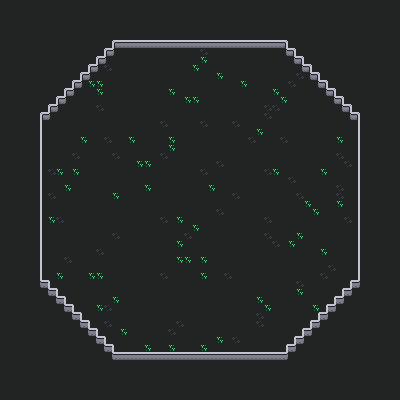

This is a level from a 2D game, rendered from its Tiled map with the project's own tilesets. A one-line summary and the map file follow, with tile-layer data summarised:
An orthogonal 50x50 tile map with 8x8 px tiles, 1 tile layer (Background).

<map version="1.10" tiledversion="1.10.2" orientation="orthogonal" renderorder="right-down" width="50" height="50" tilewidth="8" tileheight="8" infinite="0" nextlayerid="4" nextobjectid="1">
 <editorsettings>
  <export target="OneOnOneArena.json" format="json" />
 </editorsettings>
 <tileset firstgid="1" name="colored_tilemap_packed" tilewidth="8" tileheight="8" tilecount="160" columns="16">
  <image source="colored_tilemap_packed.png" width="128" height="80" />
  <tile id="0">
   <properties>
    <property name="wall" type="bool" value="true" />
   </properties>
  </tile>
  <tile id="1">
   <properties>
    <property name="wall" type="bool" value="true" />
   </properties>
  </tile>
  <tile id="3">
   <properties>
    <property name="wall" type="bool" value="true" />
   </properties>
  </tile>
  <tile id="16">
   <properties>
    <property name="wall" type="bool" value="true" />
   </properties>
  </tile>
  <tile id="19">
   <properties>
    <property name="wall" type="bool" value="true" />
   </properties>
  </tile>
  <tile id="31" probability="0.05" />
  <tile id="32">
   <properties>
    <property name="wall" type="bool" value="true" />
   </properties>
  </tile>
  <tile id="35">
   <properties>
    <property name="wall" type="bool" value="true" />
   </properties>
  </tile>
  <tile id="47" probability="0.05" />
  <tile id="48">
   <properties>
    <property name="wall" type="bool" value="true" />
   </properties>
  </tile>
  <tile id="49">
   <properties>
    <property name="wall" type="bool" value="true" />
   </properties>
  </tile>
  <tile id="50">
   <properties>
    <property name="wall" type="bool" value="true" />
   </properties>
  </tile>
  <tile id="51">
   <properties>
    <property name="wall" type="bool" value="true" />
   </properties>
  </tile>
  <tile id="68" probability="0.05" />
  <tile id="69" probability="0.05" />
  <tile id="85" probability="0.05" />
  <tile id="86" probability="0.05" />
  <tile id="120" probability="0.05" />
  <tile id="121" probability="0.05" />
 </tileset>
 <layer id="1" name="Background" width="50" height="50">
  <data>[2500 cells, 2500 non-empty, 14 distinct tile ids]</data>
 </layer>
</map>
